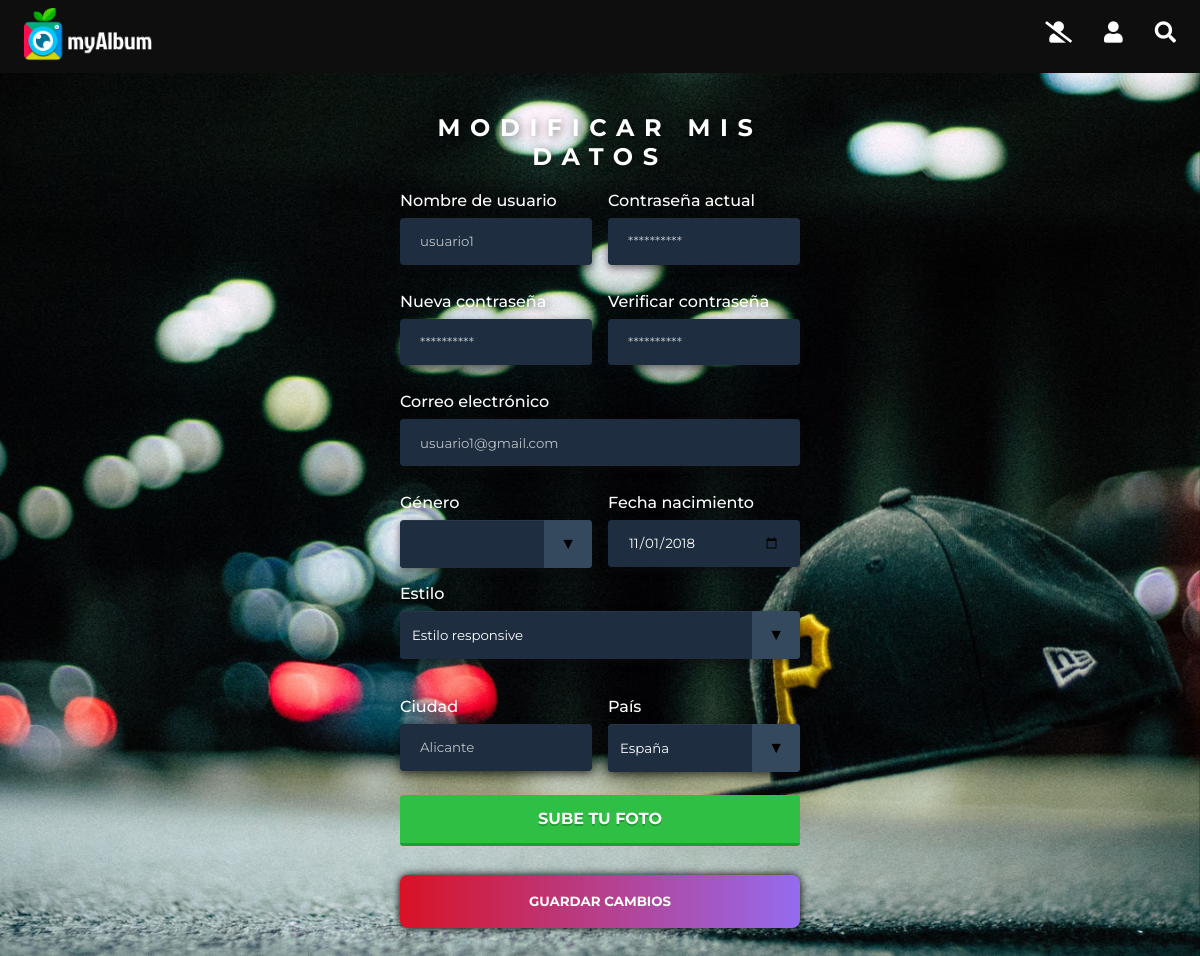
Page /misDatos.php (signed in) on the earlier database version.
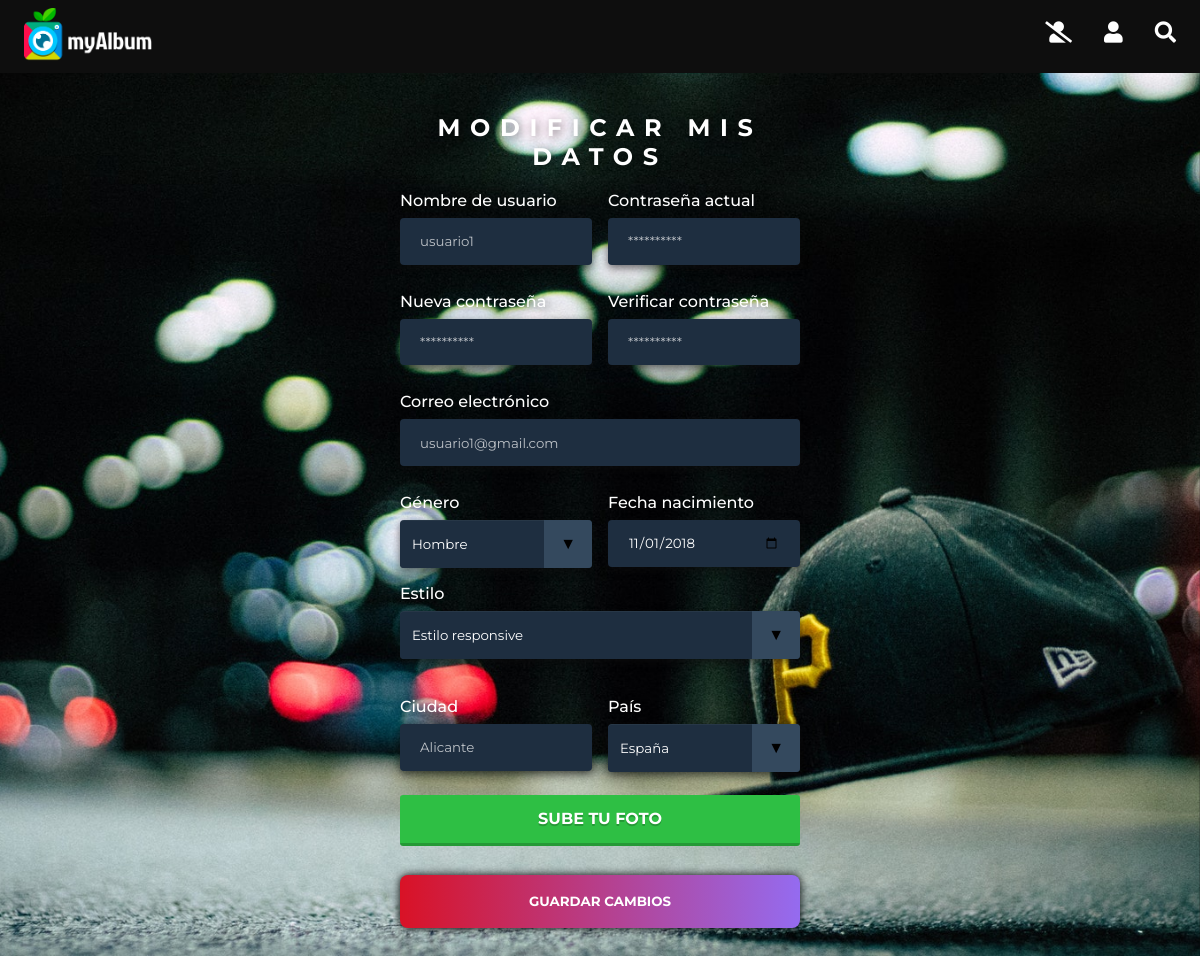
Same page on the later database version.
### tables this page shows
CREATE TABLE `usuarios` (
  `IdUsuario` int(100) NOT NULL,
  `NomUsuario` varchar(15) NOT NULL,
  `Clave` varchar(15) NOT NULL,
  `Email` varchar(100) NOT NULL,
  `Sexo` varchar(50) NOT NULL,
  `FNacimiento` date NOT NULL,
  `Ciudad` varchar(100) NOT NULL,
  `Pais` int(100) NOT NULL,
  `Foto` varchar(300) DEFAULT NULL,
  `FRegistro` time NOT NULL,
  `Estilo` int(100) NOT NULL
);

### misDatos.php (the view, shortened to what this page needs)
<!DOCTYPE html>
<html lang="es">
<head>
    <?php
    include("eleccionEstilo.php");
    ?>
</head>
<body>
<?php
include('header.php');
?>
<div id="background-misDatos" class="background_parallax">
    <section class="col-4 margin_auto padding20">
        <h2 class="white text_shadow">Modificar mis datos</h2>
        <form enctype="multipart/form-data" action="resMisDatos.php" method="post">
            <div class="row">
                <div style="float:left;padding: 0 4% 0 0%;" class="col-6">
                    <label>
                        <label class="label_blanco text_shadow">Nombre de usuario</label>
                        <?php
                        require("conexionBD.php");
                        $id = mysqli_real_escape_string($conexion, $_SESSION['sesion']['IdUsuario']);
                        $sql = "SELECT * FROM USUARIOS WHERE IdUsuario='$id'";
                        $resultado = $conexion->query($sql);
                        $resultado_fetch = $resultado->fetch_assoc();
                        $nombre = $resultado_fetch['NomUsuario'];
                        $email = $resultado_fetch['Email'];
                        $sexo = $resultado_fetch['Sexo'];
                        $fecha = $resultado_fetch['FNacimiento'];
                        $estilo = $resultado_fetch['Estilo'];
                        $ciudad = $resultado_fetch['Ciudad'];
                        $pais = $resultado_fetch['Pais'];
                        echo "<input type='text' name='usuario' placeholder='$nombre' required>";
                        ?>
                </div>
                <div style="float:left;" class="col-6 top_none">
                    <br id="br_none">
                    <label>
                        <label style="float:left;" class="label_blanco text_shadow">Contraseña actual</label>
                        <input type="password" name="old_password" placeholder="**********"
                               style="width: 100%"></label>
                </div>
            </div>
            <br>
            <div class="row">
                <div style="float:left;padding: 0 4% 0 0%;" class="col-6">
                    <label>
                        <label class="label_blanco text_shadow">Nueva contraseña</label>
                        <input type="password" name="new_password" placeholder="**********"
                               style="width: 100%"></label>
                </div>
                <div style="float:left;" class="col-6 top_none">
                    <br id="br_none">
                    <label>
                        <label style="float:left;" class="label_blanco text_shadow">Verificar contraseña</label>
                        <input type="password" name="password_repeat" placeholder="**********"
                               style="width: 100%"></label>
                </div>
            </div>
            <br>
            <label class="label_blanco text_shadow" for="email">Correo electrónico</label>
            <?php
            echo "<input type='email' name='email' placeholder='$email' required>";
            ?>
            <br><br>
            <div class="row">
                <div style="float:left; padding: 0 4% 0 0%;margin-bottom: 1em" class="col-6">
                    <label class="label_blanco text_shadow">Género</label>
                    <div class="select">
                        <select name="gender">
                            <?php
                            if ($sexo == "hombre") {
                                echo "<option value='hombre' selected>Hombre</option><option value='mujer'>Mujer</option><option value='otro'>Otro</option>";
                            }
                            ?>
                        </select></div>
                </div>
                <div style="float:left;" class="col-6">
                    <label class="label_blanco text_shadow" for="FNacimiento">Fecha nacimiento</label>
                    <?php
                    echo "<input type='date' required name='fecha_nacimiento' value='$fecha'>";
                    ?>
                </div>
            </div>
            <label class="label_blanco text_shadow">Estilo</label>
            <div class="select">
                <select required name="estilos">
                    <?php
                    if ($estilo == "1") {
                        echo "<option value='1' selected>Estilo responsive</option>";
                    }
                    ?>
                </select>
            </div>
            <br><br>
            <div  style="margin-bottom: 1em" class="row">
                <div style="float:left; padding: 0 4% 0 0%;" class="col-6">
                    <label>
                        <label class="label_blanco text_shadow">Ciudad</label>
                        <?php
                        echo "<input required type='text' name='ciudad' placeholder='$ciudad' style='width: 100%'></label>";
                        ?>
                </div>
                <div style="float:left;" class="col-6">
                    <br id="br_none">
                    <label class="label_blanco text_shadow">País</label>
                    <div class="select">
                        <select required name="paises">
                            <?php
                            $sql = "SELECT * FROM PAISES";
                            $resultados = $conexion->query($sql);
                            while ($fila = $resultados->fetch_assoc()) {
                                $id_fila_pais = $fila['IdPais'];
                                $fila_pais = $fila['NomPais'];
                                if ($fila['IdPais'] == $pais)
                                    echo "<option value='$id_fila_pais' selected>$fila_pais</option>";
                                else {
                                    echo "<option value='$id_fila_pais'>$fila_pais</option>";
                                }
                            }
                            ?>
                        </select></div>
                </div>
            </div>
            <br id="br_none">
            <label id="add-computer-button" for="fileupload" class="upload_file_btn">Sube tu foto
            </label>
            <button type="submit" style="cursor:pointer;">Guardar cambios</button>
        </form>
    </section>
</div>
</body>
</html>

### eleccionEstilo.php (shortened to what this page needs)
<?php
if (!isset($_SESSION['sesion'])) {
    include('head.php');
} else {
    if ($_SESSION['sesion']['Estilo'] == '1') {
        include('head.php');
    } else if ($_SESSION['sesion']['Estilo'] == '2') {
        include('headAltoContraste.php');
    }
}
?>

### head.php (shortened to what this page needs)
<link rel="stylesheet" href="css/style.css">
<link rel="stylesheet" type="text/css" href="css/print.css" media="print"/>
<link rel="alternate stylesheet" type="text/css" href="css/altoContraste.css" title="Alto contraste">
<link rel="stylesheet" href="https://use.fontawesome.com/releases/v5.4.2/css/all.css"
>

### header.php
<header>
    <a href='index.php'><img src='img/logo.png' class='logo'></a>
    <a class='float_right margin_top_icon link' href='buscar.php'><i class='fa fa-search fa-lg'></i></a>
    <a class='float_right margin_top_icon margin_right_icon link' href='menu.php'><i class='fa fa-user fa-lg'></i></a>
    <a class='float_right margin_top_icon margin_right_icon link' href='cerrarSesion.php'><i
                class='fa fa-user-slash fa-lg'></i></a>
</header>

### css/style.css (style rules this page uses)
body { margin: 0; font-family: 'Montserrat', sans-serif; background-color: #0e0e0e; }
header { padding: 0.5em 1.5em 0.5em 1.5em; }
h2 { text-transform: uppercase; letter-spacing: 0.4em; text-align: center; }
button { width: 100%; height: 4em; margin: 2% 0 2% 0; padding: 1.5% 2% 1.5% 2%; text-align: center; text-transform: uppercase; background-size: 200% auto; color: white; border: none; box-shadow: 0 0 10px #000; font-weight: bold; font-family: 'Montserrat', sans-serif; border-radius: 8px; background-image: linear-gradient(to right, #d91226 0%, #936df4 51%, #fa8f20 100%); transition: all 0.9s ease-in-out; }
select { -webkit-appearance: none; -moz-appearance: none; -ms-appearance: none; appearance: none; outline: 0; box-shadow: none; border: 0 !important; background: #1e2e40; }
input[type=text], input[type=password], input[type=email], select, input[type=date], input[type=number] { width: 100%; height: 3.5em; padding: 12px 20px; margin: 8px 0; display: inline-block; border: none; color: white; border-radius: 4px; background: #1e2e40; box-shadow: 0 3px 8px rgba(14, 14, 14, 0.6); box-sizing: border-box; font-family: 'Montserrat', sans-serif; }
input::placeholder { color: white; }
select { width: 100%; height: 100%; margin: 0; padding: 0 0 0 0.9em; color: #fff; cursor: pointer; }
::placeholder { color: black; opacity: 0.7; }
.col-4 { width: 33.33%; }
.col-6 { width: 48%; }
.white { color: white; }
.text_shadow { text-shadow: 2px 2px 10px rgba(0, 0, 0, 0.54); }
.logo { width: 8em; }
.background_parallax { background-attachment: fixed; background-position: center; background-repeat: no-repeat; background-size: cover; width: 100%; }
.link { text-decoration: none; color: white; font-weight: 600; font-size: medium; }
.select { position: relative; display: block; width: 100%; margin-top: 0.5em; height: 3em; line-height: 3; box-shadow: 0 3px 8px rgba(14, 14, 14, 0.6); background: #2c3e50; overflow: hidden; border-radius: .25em; }
.select::after { content: '\25BC'; position: absolute; top: 0; right: 0; bottom: 0; padding: 0 1em; background: #34495e; pointer-events: none; }
.select::after { -webkit-transition: .25s all ease; -o-transition: .25s all ease; transition: .25s all ease; }
.float_right { float: right; }
.margin_auto { margin: auto; }
.label_blanco { color: white; font-size: medium; font-weight: 500; }
.padding20 { padding: 20px; }
.row { display: table; width: 100%; table-layout: fixed; }
.margin_top_icon { margin-top: 1em; }
.margin_right_icon { margin-right: 2em; }
.upload_file_btn { transition: 200ms all ease; border-bottom: 3px solid rgba(0, 0, 0, .2); background: #2ebf44; text-shadow: 0 2px 0 rgba(0, 0, 0, .2); color: #fff; text-align: center; border-radius: 0.2em; display: block; content: 'Sube tu imagen'; font-size: 1em; font-family: 'Montserrat', sans-serif; font-weight: bold; text-transform: uppercase; line-height: 3em; cursor: pointer; }
#background-misDatos { background-image: url('../img/i21.jpeg'); }
@media only screen and (max-width: 1200px) { .col-4 { width: 25em; } }

Differences in the rows shown:
changed usuarios "usuario1": gender (not shown) → "Hombre"
